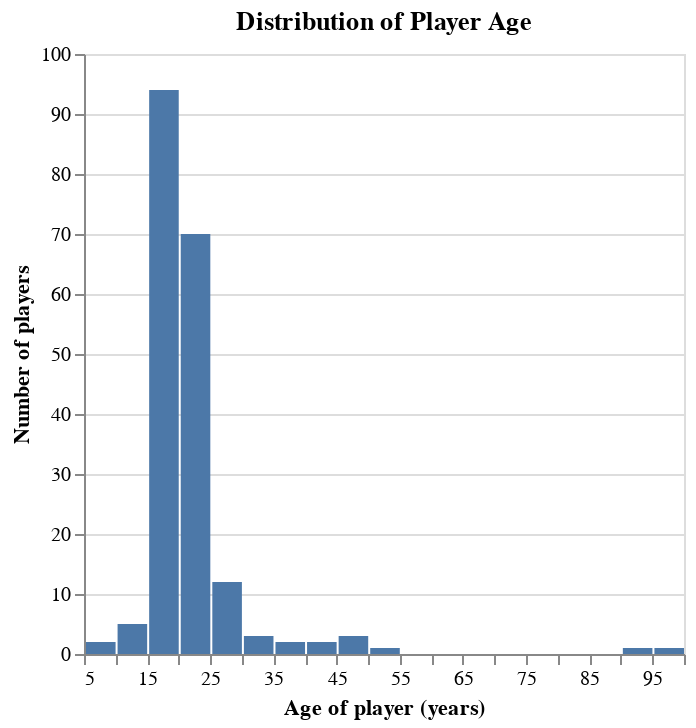

Write notebook code for a chart like this one.
### Markdown cell above
Similarly, the distribution of player ages was examined using a bar chart.

### Code cell
# using altair to create distribution of player ages
# used maxbins=40 intentionally to get higher resolution

age_distribution = alt.Chart(players_clean).mark_bar().encode(
    x=alt.X("age").title("Age of player (years)").bin(maxbins=40), 
    y=alt.Y("count()").title("Number of players")
).properties(title="Distribution of Player Age")

age_distribution

### Figure 1 — Vega specification as saved in the notebook (floating-point values rounded to 4 significant figures)
{"$schema": "https://vega.github.io/schema/vega/v5.json", "data": [{"name": "source_0", "values": [{"__count": 2, "bin_maxbins_40_age": 5.0, "bin_maxbins_40_age_end": 10.0}, {"__count": 94, "bin_maxbins_40_age": 15.0, "bin_maxbins_40_age_end": 20.0}, {"__count": 70, "bin_maxbins_40_age": 20.0, "bin_maxbins_40_age_end": 25.0}, {"__count": 12, "bin_maxbins_40_age": 25.0, "bin_maxbins_40_age_end": 30.0}, {"__count": 3, "bin_maxbins_40_age": 30.0, "bin_maxbins_40_age_end": 35.0}, {"__count": 2, "bin_maxbins_40_age": 40.0, "bin_maxbins_40_age_end": 45.0}, {"__count": 5, "bin_maxbins_40_age": 10.0, "bin_maxbins_40_age_end": 15.0}, {"__count": 2, "bin_maxbins_40_age": 35.0, "bin_maxbins_40_age_end": 40.0}, {"__count": 3, "bin_maxbins_40_age": 45.0, "bin_maxbins_40_age_end": 50.0}, {"__count": 1, "bin_maxbins_40_age": 95.0, "bin_maxbins_40_age_end": 100.0}, {"__count": 1, "bin_maxbins_40_age": 50.0, "bin_maxbins_40_age_end": 55.0}, {"__count": 1, "bin_maxbins_40_age": 90.0, "bin_maxbins_40_age_end": 95.0}]}, {"name": "source_0_y_domain___count", "values": [{"min": 1, "max": 94}]}], "signals": [{"name": "bin_maxbins_40_age_bins", "value": {"fields": ["age"], "fname": "bin_age", "start": 5.0, "step": 5.0, "stop": 100.0}}], "marks": [{"type": "rect", "name": "marks", "from": {"data": "source_0"}, "encode": {"update": {"y": {"field": "__count", "scale": "y"}, "fill": {"value": "#4c78a8"}, "y2": {"value": 0, "scale": "y"}, "x2": {"field": "bin_maxbins_40_age", "scale": "x", "offset": {"signal": "0.5 + (abs(scale(\"x\", datum[\"bin_maxbins_40_age_end\"]) - scale(\"x\", datum[\"bin_maxbins_40_age\"])) < 0.25 ? -0.5 * (0.25 - (abs(scale(\"x\", datum[\"bin_maxbins_40_age_end\"]) - scale(\"x\", datum[\"bin_maxbins_40_age\"])))) : 0.5)"}}, "x": {"field": "bin_maxbins_40_age_end", "scale": "x", "offset": {"signal": "0.5 + (abs(scale(\"x\", datum[\"bin_maxbins_40_age_end\"]) - scale(\"x\", datum[\"bin_maxbins_40_age\"])) < 0.25 ? 0.5 * (0.25 - (abs(scale(\"x\", datum[\"bin_maxbins_40_age_end\"]) - scale(\"x\", datum[\"bin_maxbins_40_age\"])))) : -0.5)"}}}}, "style": ["bar"]}], "scales": [{"name": "x", "type": "linear", "domain": {"signal": "[bin_maxbins_40_age_bins.start, bin_maxbins_40_age_bins.stop]"}, "range": [0, {"signal": "width"}], "bins": {"signal": "bin_maxbins_40_age_bins"}, "zero": false}, {"name": "y", "type": "linear", "domain": [{"signal": "(data(\"source_0_y_domain___count\")[0] || {}).min"}, {"signal": "(data(\"source_0_y_domain___count\")[0] || {}).max"}], "range": [{"signal": "height"}, 0], "nice": true, "zero": true}], "axes": [{"scale": "y", "ticks": false, "aria": false, "zindex": 0, "orient": "left", "maxExtent": 0, "tickCount": {"signal": "ceil(height/40)"}, "gridScale": "x", "labels": false, "domain": false, "grid": true, "minExtent": 0}, {"scale": "x", "grid": false, "labelFlush": true, "labelOverlap": true, "zindex": 0, "orient": "bottom", "title": "Age of player (years)", "tickCount": {"signal": "ceil(width/10)"}}, {"scale": "y", "grid": false, "title": "Number of players", "orient": "left", "labelOverlap": true, "tickCount": {"signal": "ceil(height/40)"}, "zindex": 0}], "title": {"text": "Distribution of Player Age", "frame": "group"}, "style": "cell", "width": 300, "padding": 5, "height": 300, "background": "white"}
